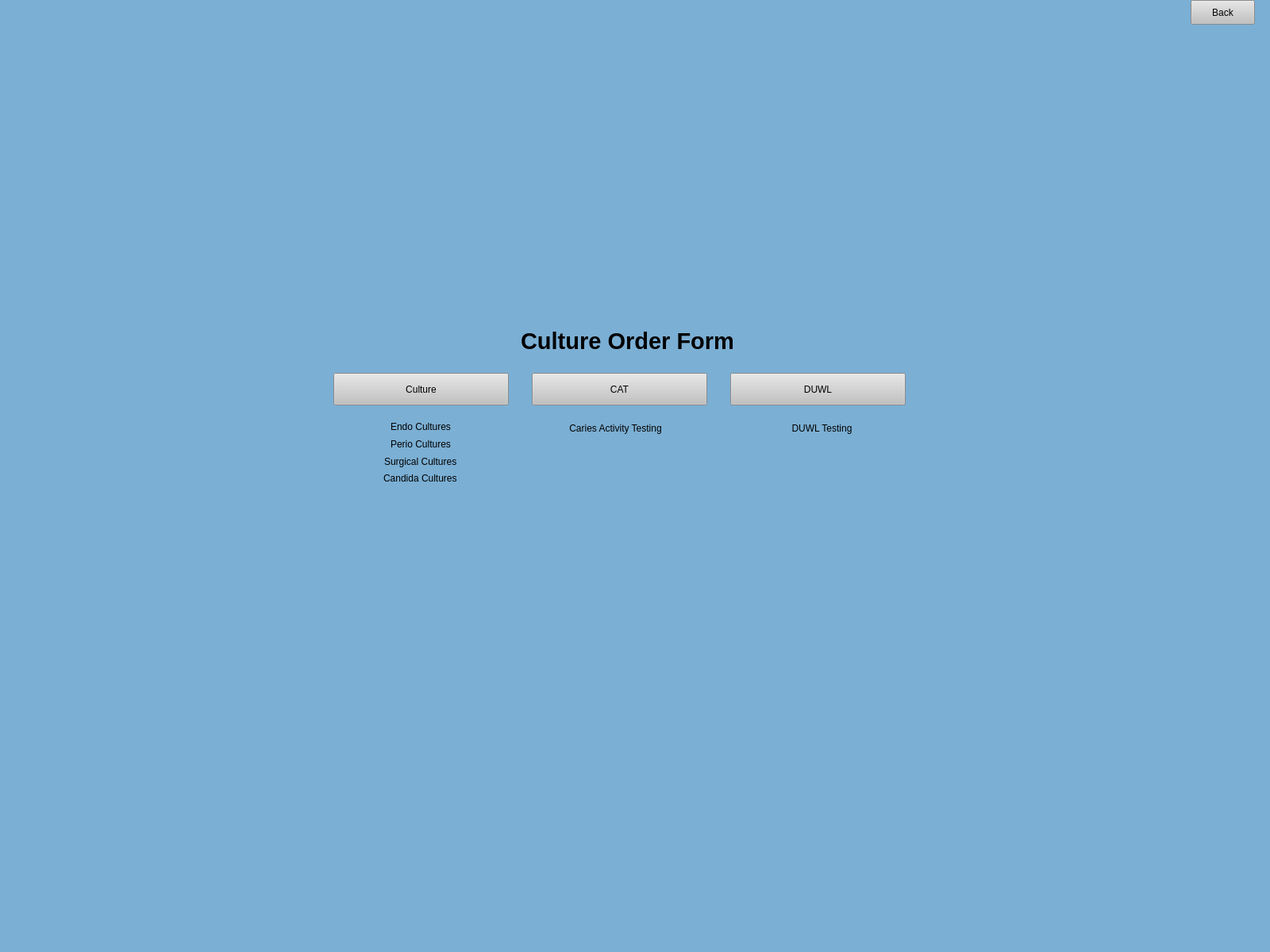
<?xml version="1.0" encoding="UTF-8"?>
<ui version="4.0">
 <class>MainWindow</class>
 <widget class="QMainWindow" name="MainWindow">
  <property name="geometry">
   <rect>
    <x>0</x>
    <y>0</y>
    <width>1600</width>
    <height>1200</height>
   </rect>
  </property>
  <property name="windowTitle">
   <string>MainWindow</string>
  </property>
  <property name="styleSheet">
   <string notr="true">background-color: rgb(123, 175, 212);</string>
  </property>
  <widget class="QWidget" name="centralwidget">
   <widget class="QLabel" name="label">
    <property name="geometry">
     <rect>
      <x>520</x>
      <y>400</y>
      <width>541</width>
      <height>61</height>
     </rect>
    </property>
    <property name="text">
     <string>&lt;html&gt;&lt;head/&gt;&lt;body&gt;&lt;p align=&quot;center&quot;&gt;&lt;span style=&quot; font-size:22pt; font-weight:600;&quot;&gt;Culture Order Form&lt;/span&gt;&lt;/p&gt;&lt;/body&gt;&lt;/html&gt;</string>
    </property>
   </widget>
   <widget class="QPushButton" name="culture">
    <property name="geometry">
     <rect>
      <x>420</x>
      <y>470</y>
      <width>221</width>
      <height>41</height>
     </rect>
    </property>
    <property name="cursor">
     <cursorShape>PointingHandCursor</cursorShape>
    </property>
    <property name="styleSheet">
     <string notr="true">QPushButton:hover {

background-color: rgb(210, 210, 210);

}

QPushButton {

background-color: rgb(193, 193, 193);

}</string>
    </property>
    <property name="text">
     <string>Culture</string>
    </property>
   </widget>
   <widget class="QPushButton" name="cat">
    <property name="geometry">
     <rect>
      <x>670</x>
      <y>470</y>
      <width>221</width>
      <height>41</height>
     </rect>
    </property>
    <property name="cursor">
     <cursorShape>PointingHandCursor</cursorShape>
    </property>
    <property name="styleSheet">
     <string notr="true">QPushButton:hover {

background-color: rgb(210, 210, 210);

}

QPushButton {

background-color: rgb(193, 193, 193);

}</string>
    </property>
    <property name="text">
     <string>CAT</string>
    </property>
   </widget>
   <widget class="QPushButton" name="duwl">
    <property name="geometry">
     <rect>
      <x>920</x>
      <y>470</y>
      <width>221</width>
      <height>41</height>
     </rect>
    </property>
    <property name="cursor">
     <cursorShape>PointingHandCursor</cursorShape>
    </property>
    <property name="styleSheet">
     <string notr="true">QPushButton:hover {

background-color: rgb(210, 210, 210);

}

QPushButton {

background-color: rgb(193, 193, 193);

}</string>
    </property>
    <property name="text">
     <string>DUWL</string>
    </property>
   </widget>
   <widget class="QWidget" name="verticalLayoutWidget">
    <property name="geometry">
     <rect>
      <x>450</x>
      <y>530</y>
      <width>160</width>
      <height>81</height>
     </rect>
    </property>
    <layout class="QVBoxLayout" name="verticalLayout">
     <item alignment="Qt::AlignHCenter">
      <widget class="QLabel" name="label_2">
       <property name="text">
        <string>Endo Cultures</string>
       </property>
      </widget>
     </item>
     <item alignment="Qt::AlignHCenter">
      <widget class="QLabel" name="label_3">
       <property name="text">
        <string>Perio Cultures</string>
       </property>
      </widget>
     </item>
     <item alignment="Qt::AlignHCenter">
      <widget class="QLabel" name="label_4">
       <property name="text">
        <string>Surgical Cultures</string>
       </property>
      </widget>
     </item>
     <item alignment="Qt::AlignHCenter">
      <widget class="QLabel" name="label_5">
       <property name="text">
        <string>Candida Cultures</string>
       </property>
      </widget>
     </item>
    </layout>
   </widget>
   <widget class="QLabel" name="label_6">
    <property name="geometry">
     <rect>
      <x>700</x>
      <y>530</y>
      <width>151</width>
      <height>20</height>
     </rect>
    </property>
    <property name="text">
     <string>Caries Activity Testing</string>
    </property>
    <property name="alignment">
     <set>Qt::AlignCenter</set>
    </property>
   </widget>
   <widget class="QLabel" name="label_7">
    <property name="geometry">
     <rect>
      <x>960</x>
      <y>530</y>
      <width>151</width>
      <height>20</height>
     </rect>
    </property>
    <property name="text">
     <string>DUWL Testing</string>
    </property>
    <property name="alignment">
     <set>Qt::AlignCenter</set>
    </property>
   </widget>
   <widget class="QPushButton" name="back">
    <property name="geometry">
     <rect>
      <x>1500</x>
      <y>0</y>
      <width>81</width>
      <height>31</height>
     </rect>
    </property>
    <property name="cursor">
     <cursorShape>PointingHandCursor</cursorShape>
    </property>
    <property name="styleSheet">
     <string notr="true">QPushButton:hover {

background-color: rgb(210, 210, 210);

}

QPushButton {

background-color: rgb(193, 193, 193);

}</string>
    </property>
    <property name="text">
     <string>Back</string>
    </property>
   </widget>
  </widget>
  <widget class="QMenuBar" name="menubar">
   <property name="geometry">
    <rect>
     <x>0</x>
     <y>0</y>
     <width>1600</width>
     <height>21</height>
    </rect>
   </property>
  </widget>
  <widget class="QStatusBar" name="statusbar"/>
 </widget>
 <resources/>
 <connections/>
</ui>
